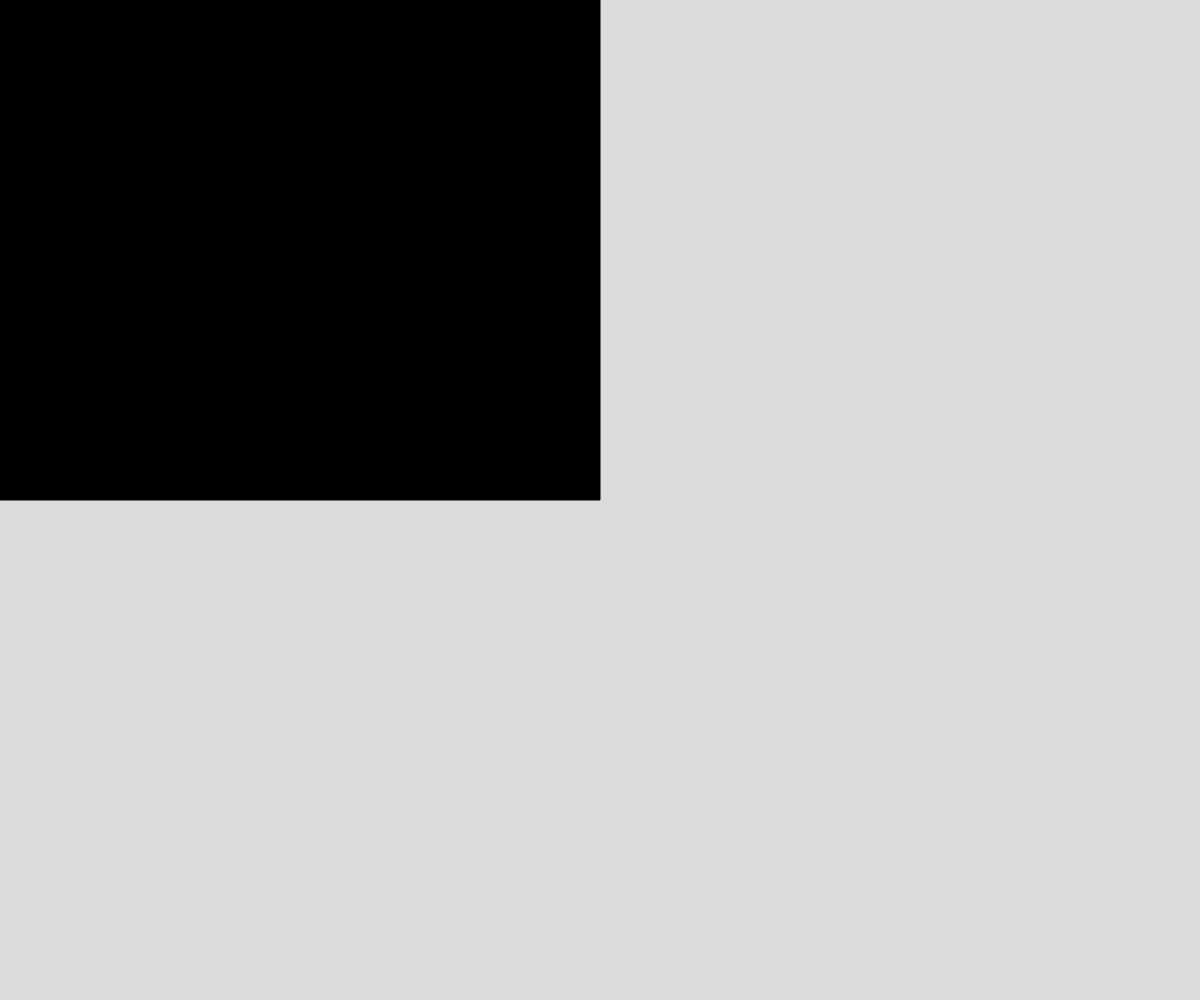
Frame 1 (no input)
Frame 60 (no input): identical to frame 1, image omitted
Frame 120 (the mouse pressed at the canvas centre since frame 60): identical to frame 1, image omitted

The p5.js sketch that drew this single still picture (run headless with seeded random() and noise() and a simulated clock; from frame 60 on, the mouse is pressed at the canvas centre):

// p5.js sketch
// ── sketch.js
// Rollover
// kyle doerksen
// Date
//
// Extra for Experts:
// - describe what you did to take this project "above and beyond"

let quad = 0;


function setup() {
  createCanvas(windowWidth, windowHeight);
  

}

function boxes(){
  if (quad === 1){
    fill(0);
    rect(0,0,width/2,height/2);
  }
}

function quadUpdate(){
  if(mouseX < width/2 && mouseY < height/2){
    quad = 1;
  }
  else if(mouseX > width/2 && mouseY < height/2){
    quad = 2;
  }
  else if(mouseX < width/2 && mouseY > height/2){
    quad = 3;
  }
  else if(mouseX > width/2 && mouseY > height/2){
    quad = 4;
  }
}

function draw() {
  background(220);
  quadUpdate();
  boxes();
  print(quad);
}
